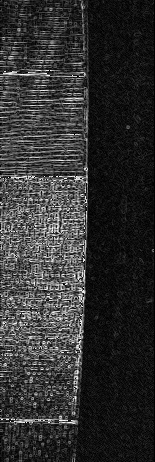
#> input picture 57186182-vertical-curved-line-detection/1.jpg, 155 x 462 px
$ python vertical-curved-line-detection.py
#> lines starting #> are read from the running program, lines starting #| are printed output that depends on the picture; after the words box and inside, x2 and y2 are one past the last pixel; in counts of white or black regions, pixels touching at a corner belong together
import cv2

image = cv2.imread('1.jpg', 0)
#> image is the input picture: shape (462, 155); min 0, max 255, mean 49
blur = cv2.medianBlur(image, 9)
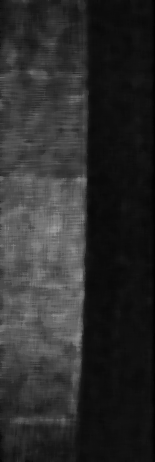
#> blur: shape (462, 155); min 0, max 161, mean 44.6
thresh = cv2.threshold(blur, 25, 255, cv2.THRESH_BINARY)[1]
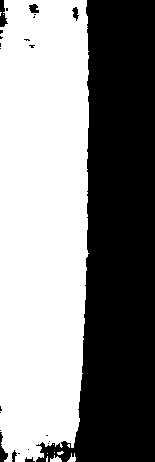
#> thresh: shape (462, 155); 53.6% white; 24 black regions (17 under 20 px), largest, box (x1, y1, x2, y2) and area: (36, 0, 155, 462) 32736, (0, 0, 8, 27) 129, (0, 432, 8, 462) 111
kernel = cv2.getStructuringElement(cv2.MORPH_RECT, (9,9))
opening = cv2.morphologyEx(thresh, cv2.MORPH_OPEN, kernel, iterations=3)
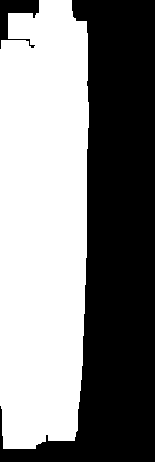
#> opening: shape (462, 155); 51.4% white; 2 black regions, box (x1, y1, x2, y2) and area: (0, 0, 155, 462) 34049, (0, 0, 39, 49) 786
close = cv2.morphologyEx(thresh, cv2.MORPH_CLOSE, kernel, iterations=3)
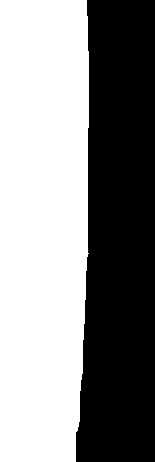
#> close: shape (462, 155); 55.2% white; 1 black region, box (x1, y1, x2, y2) and area: (76, 0, 155, 462) 32087
canny = cv2.Canny(close, 120, 255, 1)
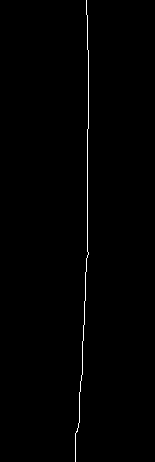
#> canny: shape (462, 155); 0.65% white in thin lines or dots, all inside (x1, y1, x2, y2) = (75, 0, 89, 462)

cv2.imshow('canny', canny)
cv2.imwrite('blur.png', blur)
cv2.imwrite('blur.png', blur)
cv2.imwrite('blur.png', blur)
cv2.waitKey()
